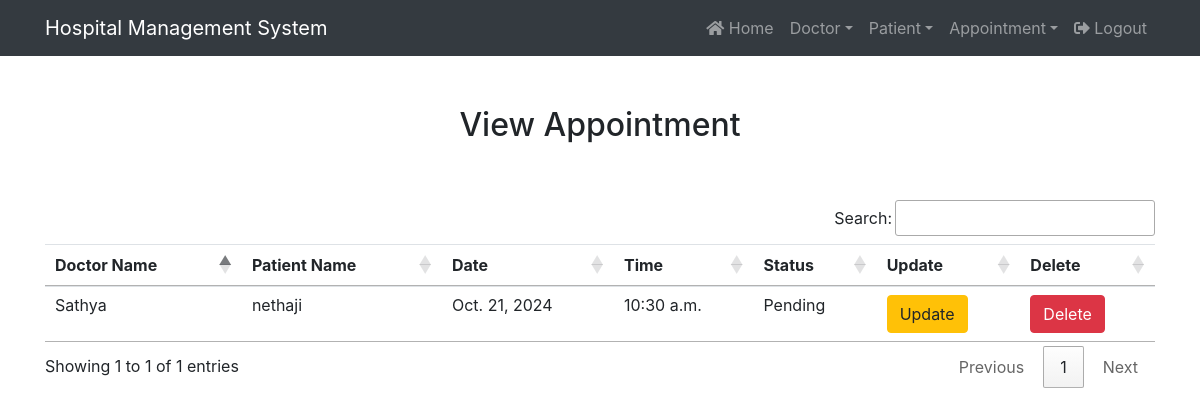
The app's page /view_appointment/ (signed in), older data.
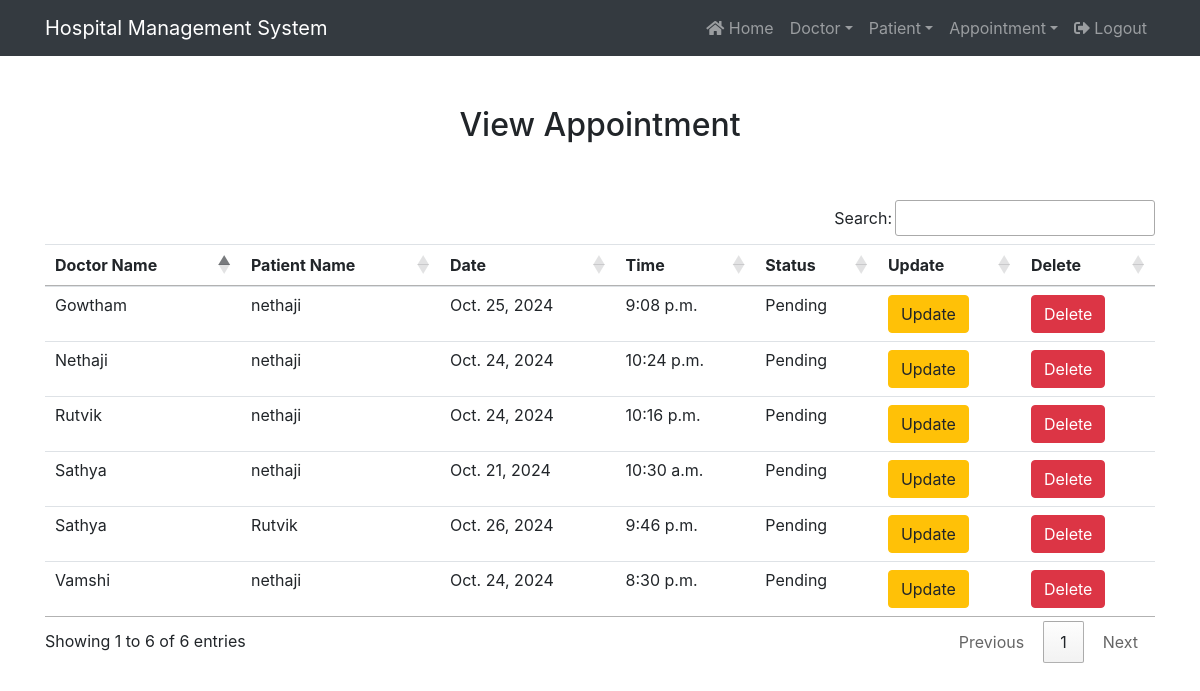
The same page, newer data.
### hospital/models.py (models this page shows, shortened)
class Appointment(models.Model):
    doctor = models.ForeignKey(Doctor, on_delete=models.CASCADE)  # if we delete doctors in above, it gets deleted here also
    patient = models.ForeignKey(Patient, on_delete=models.CASCADE)
    date1 = models.DateField()
    time1 = models.TimeField()
    status = models.CharField(max_length=10, choices=[('pending', 'pending'), ('Accepted', 'Accepted'), ('Rejected', 'Rejected')], default='Pending')
    notified = models.BooleanField(default=False)  # default case needed here

class Doctor(models.Model):
    name = models.CharField(max_length=50)
    mobile = models.IntegerField()
    specialization = models.CharField(max_length=50)
    email = models.EmailField()
    def __str__(self):
        return self.name

class Patient(models.Model):
    name = models.CharField(max_length=50)
    gender = models.CharField(max_length=5)
    age = models.IntegerField()
    mobile = models.IntegerField()
    address = models.CharField(max_length=50)
    email = models.EmailField()
    def __str__(self):
        return self.name

### hospital/views.py (the view)
# urls.py: path('view_appointment/', View_Appointment, name='view_appointment'),
def View_Appointment(request):
    if not request.user.is_staff:
        return redirect('login')
    apt = Appointment.objects.all()
    x = {'apt': apt}
    return render(request, 'view_appointment.html', x)

### hospital/templates/view_appointment.html (shortened to what this page needs)
{% extends 'navigationbar.html' %}
{% block body %}
{% load static %}
<div class="container" style="margin-top:50px">
    <h2 class="text-center">View Appointment</h2>
    <br><br>
    <table class="table table-hover" id="toolbar">
        <thead>
            <tr>
                <th> Doctor Name</th>
                <th> Patient Name</th>
                <th> Date</th>
                <th> Time</th>
                <th> Status</th>
                <th> Update</th>
                <th> Delete</th>
            </tr>
        </thead>
        <tbody>
            {% for i in apt %}
            <tr>
                <td>{{i.doctor}}</td>
                <td>{{i.patient}}</td>
                <td>{{i.date1}}</td>
                <td>{{i.time1}}</td>
                <td>{{i.status}}</td>
                <td>
                    <button type="button" class="btn btn-warning" data-bs-toggle="modal" data-bs-target="#updateModal{{ i.id }}">
                        Update
                    </button>
                </td>
                <td><a href="{% url 'delete_appointment' i.id %}" onclick="return confirm('Really want to delete?')" class="btn btn-danger">Delete</a></td>
            </tr>
            {% endfor %}
        </tbody>
    </table>
</div>
{% endblock %}

### hospital/templates/navigationbar.html (shortened to what this page needs)
{% load static %}
<html>
<head>
      <link rel="stylesheet" href="https://maxcdn.bootstrapcdn.com/bootstrap/4.3.1/css/bootstrap.min.css">
      <link rel="stylesheet" href="https://use.fontawesome.com/releases/v5.6.3/css/all.css">
    <link rel="stylesheet" type="text/css" href="{% static 'css/style.css' %}">
    <link rel="stylesheet" type="text/css" href="https://cdn.datatables.net/1.11.5/css/jquery.dataTables.min.css">
    <link rel="stylesheet" type="text/css" href="https://cdn.datatables.net/buttons/2.2.2/css/buttons.dataTables.min.css">
</head>
<nav class="navbar navbar-expand-sm bg-dark navbar-dark">
    <div class="container">
    <a class="navbar-brand" href="{% url 'home' %}">Hospital Management System</a>
        <div class="collapse navbar-collapse" id="myMenu">
            <ul class="navbar-nav text-center ml-auto">
                {% if request.user.is_staff %}
                     <li class="nav-item"><a class="nav-link" href="{% url 'home'%}"><i class="fas fa-home"></i> Home</a></li>
                     <li class="nav-item dropdown"><a class="nav-link dropdown-toggle" data-toggle="dropdown" href="#"> Doctor</a>
                     </li>
                    <li class="nav-item dropdown"><a class="nav-link dropdown-toggle" data-toggle="dropdown" href="#"> Patient</a>
                     </li>
                    <li class="nav-item dropdown"><a class="nav-link dropdown-toggle" data-toggle="dropdown" href="#"> Appointment</a>
                     </li>
                        <li class="nav-item"><a class="nav-link" href="{% url 'logout'%}"><i class="fas fa-sign-out-alt"></i> Logout</a></li>
                {% endif %}
            </ul>
        </div>
    </div>
</nav>
{% block body %}
{% endblock %}
</html>

### hospital/static/css/style.css (style rules this page uses)
.nav-link { color:white; }

Row changes from the older to the newer data that the page shows:
added Appointment: doctor "Vamshi", patient "nethaji", date1 "Oct. 24, 2024", time1 "8:30 p.m.", status "Pending"
added Appointment: doctor "Gowtham", patient "nethaji", date1 "Oct. 25, 2024", time1 "9:08 p.m.", status "Pending"
added Appointment: doctor "Sathya", patient "Rutvik", date1 "Oct. 26, 2024", time1 "9:46 p.m.", status "Pending"
added Appointment: doctor "Rutvik", patient "nethaji", date1 "Oct. 24, 2024", time1 "10:16 p.m.", status "Pending"
added Appointment: doctor "Nethaji", patient "nethaji", date1 "Oct. 24, 2024", time1 "10:24 p.m.", status "Pending"
Text that changed along with them:
text written by a page script: "Search: Showing 1 to 1 of 1 entries Previous 1 Next" → "Search: Showing 1 to 6 of 6 entries Previous 1 Next"
